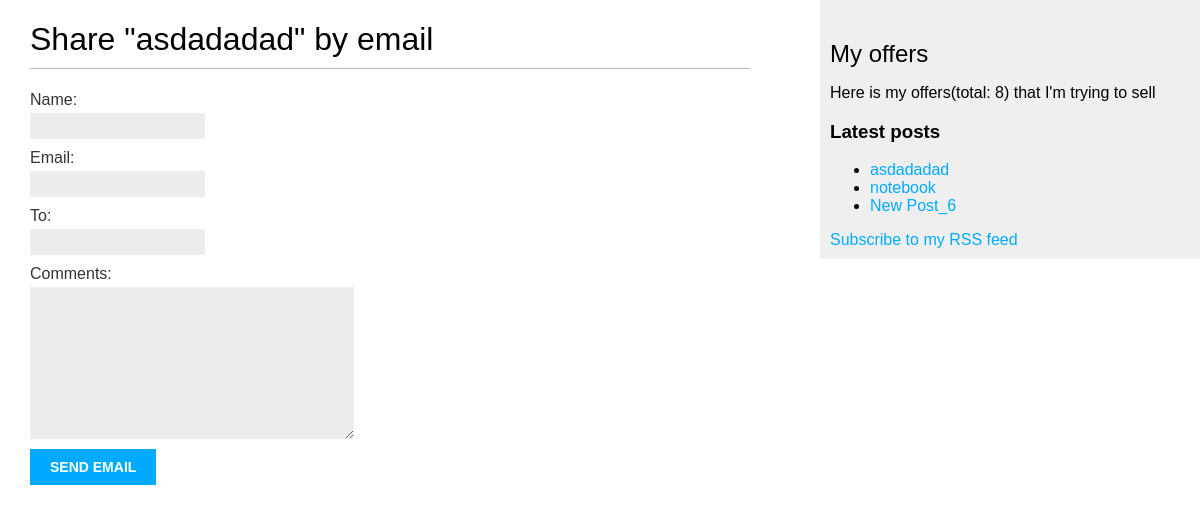
/blog/10/share/, run on an earlier commit of the app's database.
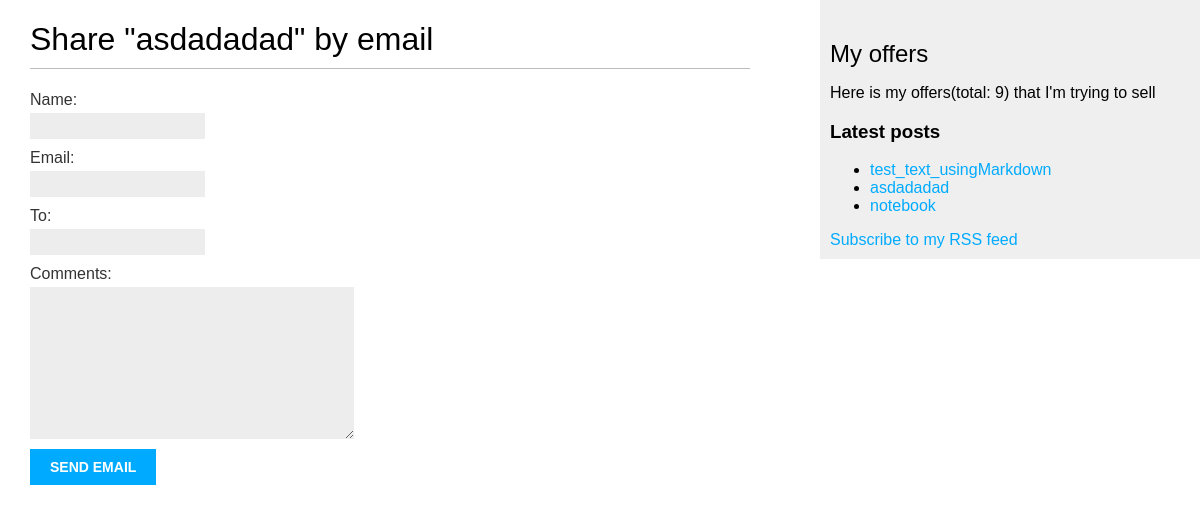
And on a later commit of the database.
### blog/models.py (models this page shows, shortened)
class Post(models.Model):
    STATUS_CHOICES = (
        ('draft', 'Draft'),
        ('published', 'Published'),
    )
    title = models.CharField(max_length=250)
    slug = models.SlugField(max_length=250,
                            unique_for_date='publish')
    author = models.ForeignKey(User,
                               on_delete=models.CASCADE,
                               related_name='blog_posts')
    body = models.TextField()
    publish = models.DateTimeField(default=timezone.now)
    created = models.DateTimeField(auto_now_add=True)
    updated = models.DateTimeField(auto_now=True)
    status = models.CharField(max_length=10,
                              choices=STATUS_CHOICES,
                              default='draft')
    objects = models.Manager()
    published = PublishedManager()
    tags = TaggableManager()
    def get_absolute_url(self):
        return reverse('blog:post_detail',
                       args=[self.publish.year,
                             self.publish.month,
                             self.publish.day,
                             self.slug])
    class Meta:
        ordering = ['-publish']

### blog/views.py (the view)
def post_share(request, post_id):
    post = get_object_or_404(Post,
                             id=post_id,
                             status="published")
    sent = False
    if request.method == "POST":
        form = EmailPostForm(request.POST)
        if form.is_valid():
            cd = form.cleaned_data
            post_url = request.build_absolute_uri(
                post.get_absolute_url())
            subject = f"{cd['name']} recommends you read" \
                      f"{post.title}"
            message = f"Read {post.title} as {post_url}\n\n" \
                      f"{cd['name']}\'s comments: {cd['comments']}"
            send_mail(subject, message, 'asdnaskdjndkajdasn@gmail.com',
                      [cd['to']])
            sent = True
    else:
        form = EmailPostForm()
    return render(request,
                  "blog/post/share.html",
                  {"post": post,
                   "form": form,
                   "sent": sent})

### blog/forms.py
class EmailPostForm(forms.Form):
    name = forms.CharField(max_length=25)
    email = forms.EmailField()
    to = forms.EmailField()
    comments = forms.CharField(required=False,
                               widget=forms.Textarea)

### blog/models.py (called while the page is built)
    def get_queryset(self):
        return super(PublishedManager,
                     self).get_queryset()\
                          .filter(status="published")

### blog/templatetags/blog_tags.py (called while the page is built)
@register.simple_tag
def total_posts():
    return Post.published.count()

@register.inclusion_tag('blog/post/latest_posts.html')
def show_latest_posts(count=5):
    latest_posts = Post.published.order_by('-publish')[:count]
    return {'latest_posts': latest_posts}

### blog/templates/blog/post/share.html (shortened to what this page needs)
{% extends "blog/base.html" %}
{% block content %}
    {% if sent %}
        <h1>Email successfully sent</h1>
        <p>
            "{{ post.title }}" was successfully sent to {{ form.cleaned_data.to }}.
        </p>
    {% else %}
        <h1>Share "{{ post.title }}" by email</h1>
        <form method="post">
            {{ form.as_p }}
            <input type="submit" value="Send email">
        </form>
    {% endif %}
{% endblock %}

### blog/templates/blog/post/latest_posts.html
<ul>
    {% for post in latest_posts %}
        <li>
            <a href="{{ post.get_absolute_url }}">
                {{ post.title }}
            </a>
        </li>
    {% endfor %}
</ul>

What changed in the data, as far as the page shows it:
no longer on this page (row unchanged): Post: title "New Post_6"
added Post: title "test_text_usingMarkdown"
Also different on the page:
text no longer shown: "8"
text now shown: "9"
